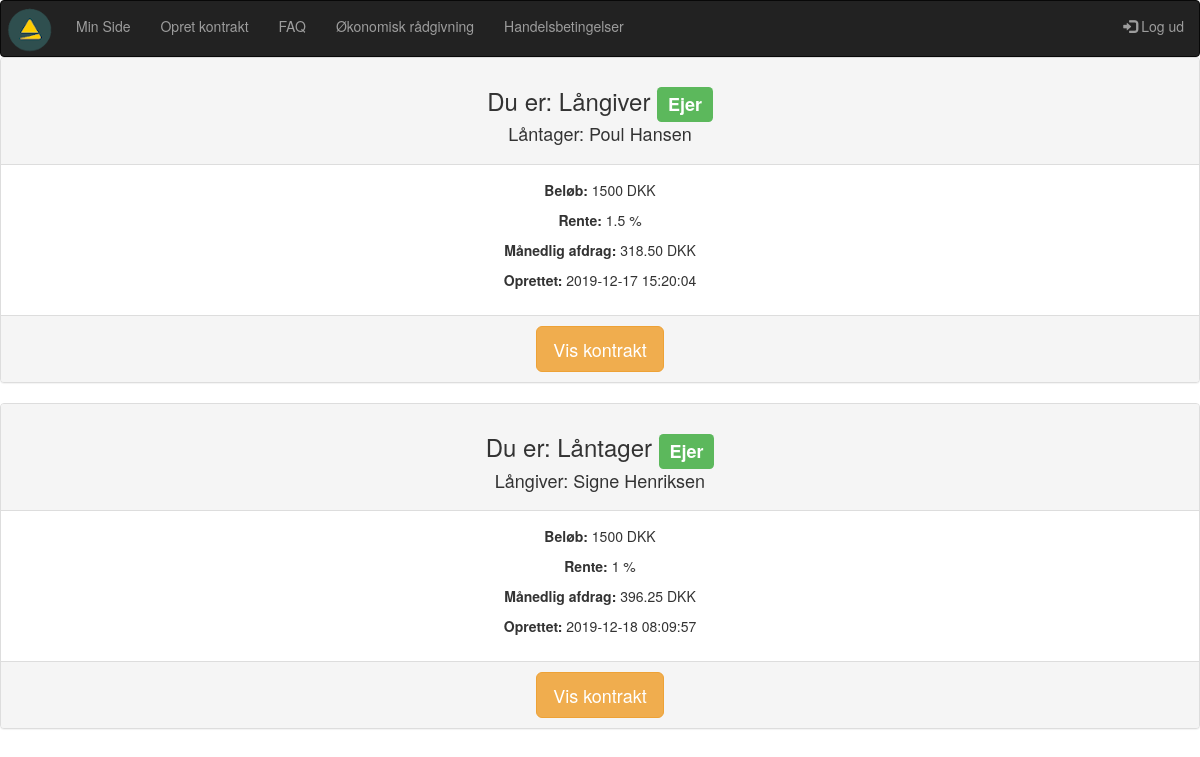
Screenshot of /mangler.php (signed in) with the database file from the repository.
### tables this page shows
CREATE TABLE `kontrakt` (
  `kontrakt_id` int(10) NOT NULL,
  `oprettetaf` int(10) NOT NULL,
  `laangiver_user_id` int(10) NOT NULL,
  `laantager_user_id` int(10) NOT NULL,
  `kontraktbrud_id` tinyint(4) NOT NULL,
  `rente_id` tinyint(4) NOT NULL,
  `beloeb_id` tinyint(4) NOT NULL,
  `bindingsperiode_id` tinyint(4) NOT NULL,
  `maanedlig_afdrag` float(15,10) NOT NULL,
  `laangiver_underskrift_id` varchar(40) DEFAULT NULL,
  `reg_underskrift_1` timestamp NULL DEFAULT NULL,
  `laantager_underskrift_id` varchar(40) DEFAULT NULL,
  `reg_underskrift_2` timestamp NULL DEFAULT NULL,
  `gebyr_id` tinyint(4) NOT NULL,
  `reg` datetime NOT NULL DEFAULT current_timestamp(),
  `value` int(11) DEFAULT 1
);

CREATE TABLE `users` (
  `user_id` int(10) NOT NULL,
  `fornavn` varchar(40) NOT NULL,
  `efternavn` varchar(40) NOT NULL,
  `mobil` int(12) NOT NULL,
  `mail` varchar(80) NOT NULL,
  `password` varchar(200) NOT NULL
);

CREATE TABLE `beloeb` (
  `beloeb_id` tinyint(4) NOT NULL,
  `beloeb` int(10) NOT NULL,
  `enhed_key` varchar(11) NOT NULL DEFAULT '1'
);

CREATE TABLE `rente` (
  `rente_id` tinyint(4) NOT NULL,
  `rente` float NOT NULL,
  `enhed_key` varchar(11) NOT NULL DEFAULT '2'
);

CREATE TABLE `enhedstabel` (
  `enhed_key` tinyint(4) NOT NULL,
  `enhed` varchar(11) NOT NULL
);

### mangler.php (the view, shortened to what this page needs)
<?
require_once("includes/header.php");
$user_id = $_SESSION['user_id'];
$query = "SELECT * FROM kontrakt , users WHERE (laangiver_user_id = '$user_id' OR laantager_user_id = '$user_id') AND (value = '1' || value ='2') GROUP BY kontrakt_id";
$result = mysqli_query($con, $query);
if (!$result) die(mysqli_error($con));
else {
	$rows =mysqli_num_rows($result);
	if ($rows > 0) {
		while($row = mysqli_fetch_assoc($result)) {
			$kontrakt_id = $row['kontrakt_id'];
			$oprettetaf = $row['oprettetaf'];
			$laangiver_user_id = $row['laangiver_user_id'];
			$laantager_user_id = $row['laantager_user_id'];
			$laangiver_underskrift_id = $row['laangiver_underskrift_id'];
			$laantager_underskrift_id = $row['laantager_underskrift_id'];
			$kontraktbrud_id = $row['kontraktbrud_id'];
			$rente_id = $row['rente_id'];
			$beloeb_id = $row['beloeb_id'];
			$maanedlig_ad = $row['maanedlig_afdrag'];
            $maanedlig_afdrag = number_format(round($maanedlig_ad, 2), 2);
			$reg = $row['reg'];
			$querylog = "SELECT user_id, mail, fornavn, efternavn, mobil FROM users WHERE user_id = '$user_id'";
			$resultlog = mysqli_query($con, $querylog);
			$rowslog = mysqli_num_rows($resultlog);
			if($rowslog > 0) {
				while($rowlog = mysqli_fetch_assoc($resultlog)) {
					$user_idlog = $rowlog['user_id'];
								}
							}
					if ($user_idlog == $oprettetaf) {
						$owner = 'Yes';
					}
					else if($user_idlog != $oprettetaf) {
						$owner = 'No';
					}
					if ($user_idlog == $laangiver_user_id) {
						$role = 'giver';
						$counterpart = $laantager_user_id;
					}
					else {
						$role = 'receiver';
						$counterpart = $laangiver_user_id;
					}
				$queryc = "SELECT * FROM users WHERE user_id = '$counterpart'";
				$resultc = mysqli_query($con, $queryc);
				$rowsc = mysqli_num_rows($resultc);
				if($rowsc > 0) {
					while($rowc = mysqli_fetch_assoc($resultc)) {
						$fornavnc = $rowc['fornavn'];
						$efternavnc = $rowc['efternavn'];
					}
					}
			$querybeloeb = "SELECT * FROM beloeb WHERE beloeb_id = '$beloeb_id'";
            $resultb = mysqli_query($con, $querybeloeb);
			if (!$resultb) die(mysqli_error($con));
			else {
				$rowsb = mysqli_num_rows($resultb);
				if ($rowsb > 0) {
					while($rowb = mysqli_fetch_assoc($resultb)) {
						$beloebValue = $rowb['beloeb'];
					}
				}
				$queryk = "SELECT * FROM kontraktbrud WHERE kontraktbrud_id = '$kontraktbrud_id'";
				$resultk = mysqli_query($con, $queryk);
				if (!$resultk) die(mysqli_error($con));
				else {
					$queryr = "SELECT * FROM rente WHERE rente_id = '$rente_id'";
					$resultr = mysqli_query($con, $queryr);
					if (!$resultr) die(mysqli_query($con, $queryr));
					else {
						$rows = mysqli_num_rows($resultr);
						if ($rows > 0) {
							while($rowr = mysqli_fetch_assoc($resultr)) {
								$rente = $rowr['rente'];
								$enhed_key = $rowr['enhed_key'];
								$unitr = "SELECT * FROM enhedstabel WHERE enhed_key = '$enhed_key'";
								$resun = mysqli_query($con, $unitr);
								if (!$resun) die(mysqli_error($con, $unitr));
								else {
									$key = mysqli_fetch_assoc($resun);
									$enhedrente = $key['enhed'];
								}
							}
						}
					}
					if (($owner == 'Yes' && $laangiver_underskrift_id == '1') || ($owner == 'Yes' && $laantager_underskrift_id == '1')) {
						$value = '1';
					}
					else if (($owner == 'No' && $laangiver_underskrift_id == '1' && $laantager_underskrift_id == '1') || ($owner == 'No' && $laantager_underskrift_id == '1' && $laangiver_underskrift_id == '1')) {
						$status = 'mangler';
						$value = '1';
						$sign = 'Nej';
					}
					if ($role == 'giver') {
						$panelhead = 'Långiver';
					}
					else {
						$panelhead = "Låntager";
					}
					if ($owner == 'Yes') {
						$badge = "<span class='label label-success'>Ejer</span>";
					}
					else if ($owner == 'No') {
						$badge = "<span></span>";
					}
if(($value == '2' && $owner == 'No') || ($value == '1' && $owner == 'Yes' && $laantager_underskrift_id == '1' && $laangiver_underskrift_id == '1')) {
			echo '<div class="panel panel-default text-center">';
					echo '<div class="panel-heading">';
					echo "<h3>Du er: " . $panelhead . ' ' . $badge . "</h3>";
					if(($role == 'giver' && $owner == 'Yes') || ($role == 'giver' && $owner == 'No')) {
				    echo '<h4>Låntager: ' . $fornavnc . ' ' .$efternavnc . "</h4>";
					}
					else if (($role == 'receiver' && $owner == 'Yes') || ($role == 'receiver' && $owner == 'No')) {
						echo "<h4>Långiver: " . $fornavnc . ' ' . $efternavnc . "</h4>";
					}
					echo '</div>';
                    echo '<div class="panel-body">';
                    echo '<p><strong>Beløb: </strong>' . $beloebValue . ' DKK</p>';
                    echo '<p><strong>Rente: </strong>' . $rente . ' ' . $enhedrente . '</p>';
                    echo '<p><strong>Månedlig afdrag: </strong>'. $maanedlig_afdrag . ' DKK</p>';
                    echo '<p><strong>Oprettet: </strong>' . $reg . '</p>';
                    echo '</div>';
                    echo '<div class="panel-footer">';
					echo '<a href="viskontrakt.php?kontrakt_id2=' . $kontrakt_id . '"><button class="btn btn-warning btn-lg">Vis kontrakt</button></a>';
                    echo '</div>';
					echo '</div>';
} else {echo "<hr><h4>Ingen kontrakter til rådighed</h4>";}
				}
			}
	}
} }
?>

### rows the page displays
kontrakt: laangiver_user.user_id "Långiver", oprettetaf "Ejer", users.fornavn "Poul", users.efternavn "Hansen", beloeb.beloeb "1500", rente.rente "1.5", enhedstabel.enhed "%", maanedlig_afdrag "318.50", reg "2019-12-17 15:20:04"
kontrakt: laangiver_user.user_id "Låntager", oprettetaf "Ejer", users.fornavn "Signe", users.efternavn "Henriksen", beloeb.beloeb "1500", rente.rente "1", enhedstabel.enhed "%", maanedlig_afdrag "396.25", reg "2019-12-18 08:09:57"
